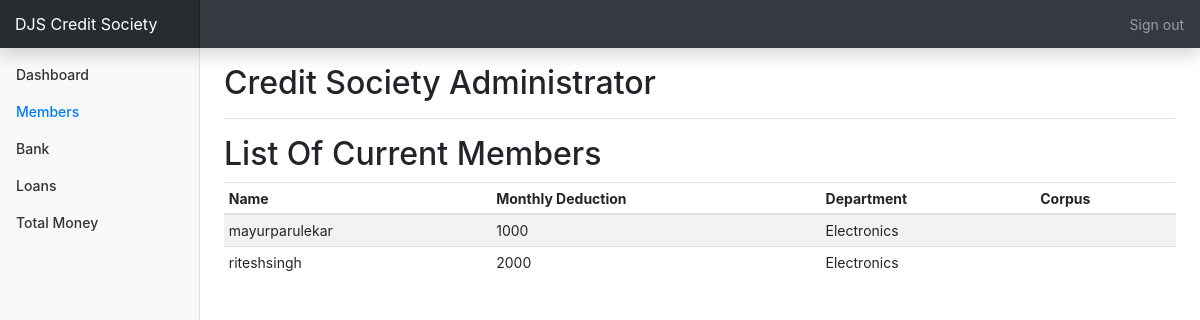
Before: /csadmin/members (signed in) with the older database file.
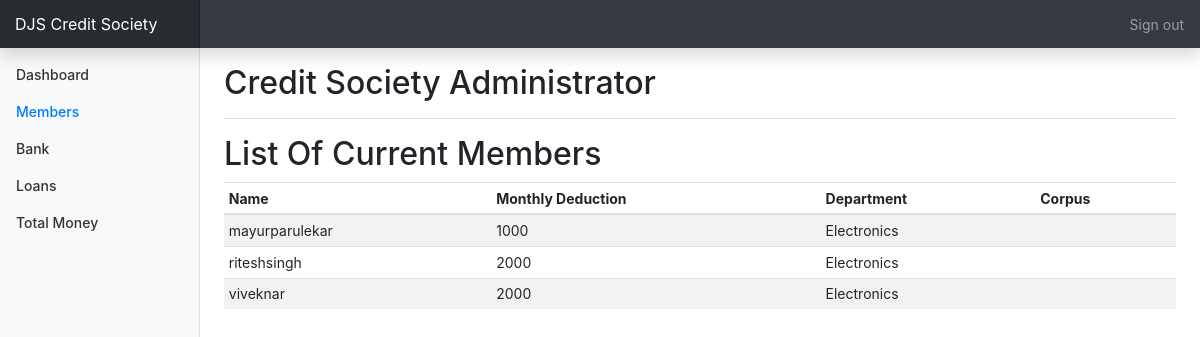
After: the same page with the newer database file.
### status/models.py (models this page shows, shortened)
class Account(models.Model):
    monthlyDeduction=models.IntegerField()
    corpus=models.IntegerField(default=0,blank=True)
    sapid=models.IntegerField(default=0)
    dividend=models.FloatField(null=True,blank=True)
    name=models.CharField(max_length=50,null=False,default='')
    accountholder=models.ForeignKey(User,on_delete=models.SET_NULL,null=True,blank=False)
    dateofjoining=models.DateField()
    department=models.ForeignKey(Department,on_delete=models.SET_NULL,null=True,blank=False,related_name='department')

class Department(models.Model):
    deaprtmentname=models.CharField(max_length=100,blank=False,null=False)
    def __str__(self):
        return self.deaprtmentname

### csadmin/views.py (the view)
# urls.py: path('members', views.members,name="members"),
@login_required
def members(request):
    users=User.objects.all
    accounts=Account.objects.all
    name=str(Account.accountholder)
    Accountholder=Account.objects.all
    context={
        'users':users,
        'accounts':accounts,
        'member':"active"
    }
    return render (request,'members.html',context=context)

### csadmin/templates/members.html (shortened to what this page needs)
{%extends 'base.html'%}
{%block content%}
<h1 class="h2">List Of Current Members</h1>
<div class="table-responsive">
  <table class="table table-striped table-sm">
    <thead>
      <tr>
        <th>Name</th>
        <th>Monthly Deduction</th>
        <th>Department</th>
        <th>Corpus</th>
      </tr>
    </thead>
    <tbody>
{%for i in accounts%}
  <tr>
    <td>{{i.accountholder.username}}</td>
    <td>{{i.monthlyDeduction}}</td>
    <td>{{i.department}}</td>
    <td>{{i.totalInvestment}}</td>
  </tr>
{%endfor%}
</tbody>
</table>
</div>
{%endblock%}

### csadmin/templates/base.html (shortened to what this page needs)
{% load static%}
<!doctype html>
<html lang="en">
<head>
  <link rel="stylesheet" href="https://stackpath.bootstrapcdn.com/bootstrap/4.1.3/css/bootstrap.min.css">
  <link href="{% static 'status/css/dashboard.css'%}" rel="stylesheet">
</head>
<body>
  <nav class="navbar navbar-dark fixed-top bg-dark flex-md-nowrap p-0 shadow">
    <a class="navbar-brand col-sm-3 col-md-2 mr-0" href="#">DJS Credit Society</a>
    <ul class="navbar-nav px-3">
      <li class="nav-item text-nowrap">
        <a class="nav-link" href="{%url 'logout' %}">Sign out</a>
      </li>
    </ul>
  </nav>
  <div class="container-fluid">
    <div class="row">
      <nav class="col-md-2 d-none d-md-block bg-light sidebar">
        <div class="sidebar-sticky">
          <ul class="nav flex-column">
            <li class="nav-item">
              <a class="nav-link {{dashb}}" href="{%url 'csadmin:commander'%}">
                Dashboard <span class="sr-only">(current)</span>
              </a>
            </li>
            <li class="nav-item">
              <a class="nav-link {{member}}" href="{%url 'csadmin:members' %}">
                Members
              </a>
            </li>
            <li class="nav-item">
              <a class="nav-link  {{Bank}}" href="{%url 'csadmin:bank' %}">
                Bank
              </a>
            </li>
            <li class="nav-item">
              <a class="nav-link {{loan}}" href="{%url 'csadmin:loansadmin' %}">
                Loans
              </a>
            </li>
          </ul>
          <ul class="nav flex-column mb-2">
            <li class="nav-item">
              <a class="nav-link {{money}}" href="{%url 'csadmin:totalmoney'%}">
                Total Money
              </a>
            </li>
          </ul>
        </div>
      </nav>
      <main role="main" class="col-md-9 ml-sm-auto col-lg-10 px-4">
        <div class="d-flex justify-content-between flex-wrap flex-md-nowrap align-items-center pt-3 pb-2 mb-3 border-bottom">
          <h1 class="h2">Credit Society Administrator</h1>
        </div>
        {%block content%}{%endblock%}
      </main>
    </div>
  </div>
</body>

### status/static/status/css/dashboard.css (style rules this page uses)
body { font-size: .875rem; }
.sidebar { position: fixed; top: 0; bottom: 0; left: 0; z-index: 100; padding: 48px 0 0; box-shadow: inset -1px 0 0 rgba(0, 0, 0, .1); }
.sidebar-sticky { position: relative; top: 0; height: calc(100vh - 48px); padding-top: .5rem; overflow-x: hidden; overflow-y: auto; }
.sidebar .nav-link { font-weight: 500; color: #333; }
.sidebar .nav-link.active { color: #007bff; }
[role="main"] { padding-top: 48px; }
.navbar-brand { padding-top: .75rem; padding-bottom: .75rem; font-size: 1rem; background-color: rgba(0, 0, 0, .25); box-shadow: inset -1px 0 0 rgba(0, 0, 0, .25); }

Changed rows visible on the page:
added Account: accountholder.username "viveknar", monthlyDeduction "2000", department "Electronics"
